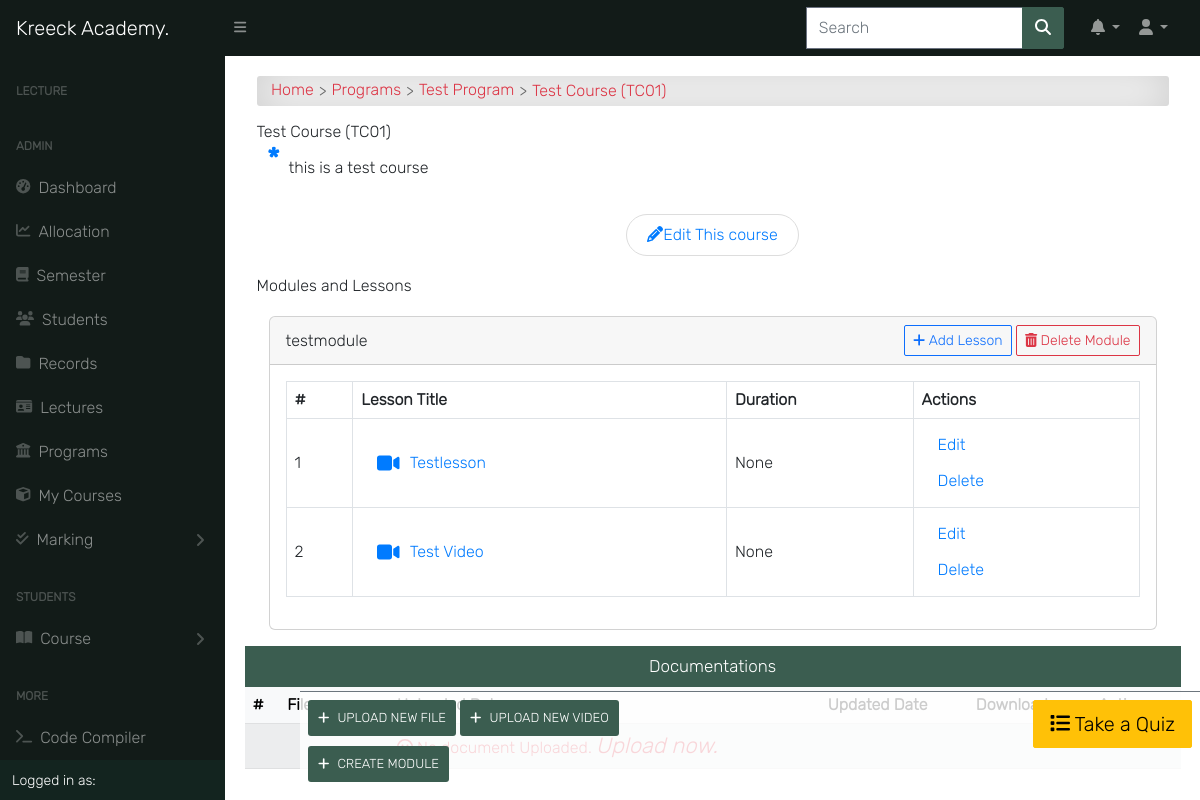
Page /programs/course/test-course/detail/ (signed in) on the committed database.
### course/models.py (models this page shows, shortened)
class Course(models.Model):
    slug = models.SlugField(blank=True, unique=True)
    title = models.CharField(max_length=200, null=True)
    code = models.CharField(max_length=200, unique=True, null=True)
    credit = models.IntegerField(null=True, default=0)
    summary = models.TextField(max_length=200, blank=True, null=True)
    program = models.ForeignKey(Program, on_delete=models.CASCADE)
    level = models.CharField(max_length=25, choices=LEVEL, null=True)
    year = models.IntegerField(choices=YEARS, default=0)
    semester = models.CharField(choices=SEMESTER, max_length=200, null=True, blank=True)
    cohort = models.CharField(choices=COHORT_CHOICES, max_length=200, null=True, blank=True)
    is_elective = models.BooleanField(default=False, blank=True, null=True)
    price = models.DecimalField(max_digits=10, decimal_places=2, default=0.00)
    objects = CourseManager()
    def __str__(self):
        return "{0} ({1})".format(self.title, self.code, self.price)

class Program(models.Model):
    title = models.CharField(max_length=150, unique=True)
    summary = models.TextField(null=True, blank=True)
    objects = ProgramManager()
    def __str__(self):
        return self.title

class Module(models.Model):
    id = models.UUIDField(primary_key=True, default=uuid4, editable=False)
    title = models.CharField(_('Title'), max_length=255)
    course = models.ForeignKey(Course, related_name='modules', on_delete=models.CASCADE)

class UploadVideo(models.Model):
    module = models.ForeignKey(Module, on_delete=models.CASCADE, related_name='lessons', null=True, blank=True)
    title = models.CharField(max_length=100)
    slug = models.SlugField(blank=True, unique=True)
    course = models.ForeignKey(Course, on_delete=models.CASCADE)
    video = models.FileField(upload_to='course_videos/', validators=[FileExtensionValidator(['mp4', 'mkv', 'wmv', '3gp', 'f4v', 'avi', 'mp3'])])
    summary = models.TextField(null=True, blank=True)
    duration = models.DurationField(null=True)
    timestamp = models.DateTimeField(auto_now=False, auto_now_add=True, null=True)
    documents = models.ForeignKey(Upload, on_delete=models.CASCADE, related_name='lesson_documents', null=True, blank=True)
    def __str__(self):
        return str(self.title)
    def get_absolute_url(self):
        return reverse('video_single', kwargs={'slug': self.course.slug, 'video_slug': self.slug})

### course/views.py (the view)
# urls.py: path('course/<slug>/detail/', course_single, name='course_detail'),
@login_required
def course_single(request, slug):
    course = get_object_or_404(Course, slug=slug)
    files = Upload.objects.filter(course__slug=slug)
    videos = UploadVideo.objects.filter(course__slug=slug)
    modules = Module.objects.filter(course=course)
    lecturers = CourseAllocation.objects.filter(courses__pk=course.id)
    return render(request, 'course/course_single.html', {
        'title': course.title,
        'course': course,
        'files': files,
        'videos': videos,
        'modules': modules,
        'lecturers': lecturers,
        'media_url': settings.MEDIA_ROOT,
    })

### templates/course/course_single.html (shortened to what this page needs)
{% extends 'base.html' %}
{% load static %}
{% block content %}
<div class="container">
    <div id="input-nav">
        <a href="{% url 'home' %}" class="primary1">Home</a>
        <a href="{% url 'programs' %}" class="primary1">Programs</a>
        <a href="{% url 'program_detail' course.program.id %}" class="primary1">{{ course.program }}</a>
        {{ course }}
    </div>
    <div class="manage-wrap">
        <div class="row">
            <div class="col ml-auto">
                {% if request.user.is_superuser or request.user.is_lecturer %}
                <a class="add-button" href="{% url 'upload_file_view' course.slug %}"><i class="fas fa-plus"></i>
                    Upload new file
                </a>
                <a class="add-button" href="{% url 'upload_video' course.slug %}"><i class="fas fa-plus"></i>
                    Upload new video
                </a>
                <a class="add-button" href="{% url 'create_module' course.slug %}"><i class="fas fa-plus"></i>
                    Create Module
                </a>
                {% endif %}
            </div>
            <div class="col text-right">
                <a class="btn btn-lg btn-warning" href="{% url 'quiz_index' course.slug %}"><i class="fas fa-list"></i>
                    Take a Quiz
                </a>
            </div>
        </div>
    </div>
    <div class="title">{{ course }}</div>
    <p class="program-description">{{ course.summary }}</p>
    {% if request.user.is_superuser %}
    <div class="btn-flex">
        <a class="edit-btn" href="{% url 'edit_course' course.slug %}">
            <i class="fas fa-pencil-alt"></i><span class="mobile-hide">Edit This course</span>
        </a>
    </div>
    {% endif %}
    <div class="site-section">
        <div class="title">Modules and Lessons</div>
        <br>
        <div class="container">
            {% if modules %}
                {% for module in modules %}
                    <div id="module-{{ module.id }}" class="card mb-3">
                        <div class="card-header d-flex justify-content-between align-items-center">
                            <h6 id="module-title-{{ module.id }}" class="module-title" data-module-id="{{ module.id }}" contenteditable="true">{{ module.title }}</h6>
                            <div>
                                <a href="{% url 'upload_video' course.slug %}?module_id={{ module.id }}" class="add-lesson-button btn btn-sm btn-outline-primary">
                                    <i class="fas fa-plus"></i> Add Lesson
                                </a>
                                <a href="#" class="delete-module-button btn btn-sm btn-outline-danger" data-module-id="{{ module.id }}">
                                    <i class="fas fa-trash-alt"></i> Delete Module
                                </a>
                            </div>
                        </div>
                        <div class="card-body">
                            <table class="table table-bordered">
                                <thead>
                                    <tr>
                                        <th>#</th>
                                        <th>Lesson Title</th>
                                        <th>Duration</th>
                                        <th>Actions</th>
                                    </tr>
                                </thead>
                                <tbody>
                                    {% for lesson in module.lessons.all %}
                                        <tr>
                                            <td>{{ forloop.counter }}</td>
                                            <td>
                                                <a href="{{ lesson.get_absolute_url }}" title="{{ lesson }}">
                                                    <i style="font-size: 20px; padding-right: 10px;" class="fas fa-video"></i>
                                                        {{ lesson.title|title }}
                                                </a>
                                            </td>
                                            <td>{{ lesson.duration }}</td>
                                            <td>
                                                <a href="#" class="update">Edit</a>
                                                <a href="#" class="delete" data-lesson-id="{{ lesson.id }}">Delete</a>
                                            </td>
                                        </tr>
                                    {% empty %}
                                        <tr>
                                            <td colspan="3">No lessons available.</td>
                                        </tr>
                                    {% endfor %}
                                </tbody>
                            </table>
                        </div>
                    </div>
                {% endfor %}
            {% else %}
                <p>No modules available.</p>
                <a class="add-button" href="{% url 'create_module' course.slug %}"><i class="fas fa-plus"></i>
                    Create Module
                </a>
            {% endif %}
        </div>
    </div>
    <div class="row">
        <div class="col-md-12 p-0">
            <p class="form-title m-0">Documentations</p>
            <div class="table-responsive">
                <table class="table table-shadow table-light table-striped m-0">
                    <thead>
                        <tr>
                            <th>#</th>
                            <th>File name</th>
                            <th>Uploaded Date</th>
                            <th>Updated Date</th>
                            <th>Downloads</th>
                            {% if request.user.is_superuser or request.user.is_lecturer %}
                            <th>Actions</th>
                            {% endif %}
                        </tr>
                    </thead>
                    <tbody>
                        {% for file in files %}
                        <tr>
                            <td>{{ forloop.counter }}</td>
                            <td><a href="{{ file.file.url }}" title="{{ file }}">
                                    <i style="font-size: 20px; padding-right: 10px;"
                                        class="fas fa-file-{{ file.get_extension_short }}"></i>
                                    {{ file.title|title }}
                                </a>
                            </td>
                            <td>{{ file.upload_time|date }}</td>
                            <td>{{ file.updated_date|date }}</td>
                            <th>
                                <div>
                                    <a class="downloadBtn" href="{{ file.file.url }}">
                                        <svg class="svgIcon" viewBox="0 0 384 512" height="1em" xmlns="http://www.w3.org/2000/svg"><path d="M169.4 470.6c-12.5 12.5-32.8 12.5-45.3 0l-93.4-93.4c-12.5-12.5-12.5-32.8 0-45.3 12.5-12.5 32.8-12.5 45.3 0l64.4 64.3V40c0-17.7 14.3-32 32-32s32 14.3 32 32v396.7l64.4-64.3c12.5-12.5 32.8-12.5 45.3 0 12.5 12.5 12.5 32.8 0 45.3l-93.4 93.4zM384 64H32C14.3 64 0 78.3 0 96v320c0 17.7 14.3 32 32 32h352c17.7 0 32-14.3 32-32V96c0-17.7-14.3-32-32-32z"/></svg>
                                        Download
                                    </a>
                                </div>
                            </th>
                            {% if request.user.is_superuser or request.user.is_lecturer %}
                            <td>
                                <div class="update-delete">
                                    <a href="{% url 'upload_file_edit' slug=course.slug file_slug=file.slug %}"
                                        class="update" title="Edit">
                                        <i class="fas fa-pencil-alt"></i>
                                    </a>
                                    <a href="{% url 'upload_file_delete' slug=course.slug file_slug=file.slug %}"
                                        class="delete" title="Delete">
                                        <i class="fas fa-trash-alt"></i>
                                    </a>
                                </div>
                            </td>
                            {% endif %}
                            {% empty %}
                        <tr>
                            <td></td>
                            <td>
                                <span class="text-danger">
                                     No document Uploaded.
                                    {% if request.user.is_superuser or request.user.is_lecturer %}
                                    <a href="{% url 'upload_file_view' course.slug %}">
                                        <i class="primary" style="font-size: 22px;">
                                            Upload now.
                                        </i>
                                        {% endif %}
                                    </a>
                                </span>
                            </td>
                            <td></td>
                            <td></td>
                        </tr>
                        {% endfor %}
                    </tbody>
                </table>
            </div>
        </div>
    </div>
</div>
{% endblock content %}

### static/css/all.css (style rules this page uses)
.fa-list:before { content: "\f03a"; }
.fa-plus:before { content: "\f067"; }
.fa-video:before { content: "\f03d"; }

### static/css/style.css (style rules this page uses)
*, body { font-family: "Inter", sans-serif; }
body { background-color: #ffffff; }
.btn { border-radius: 2px; }
.table td, .table th { vertical-align: middle; }
.table tbody > tr > td > a { display: -webkit-box; display: -ms-flexbox; display: flex; color: #007bff; padding: 0.5rem 1rem; -webkit-transition: 0.2s; transition: 0.2s; }
.btn-flex { display: -webkit-box; display: -ms-flexbox; display: flex; -webkit-box-pack: center; -ms-flex-pack: center; justify-content: center; -ms-flex-wrap: wrap; flex-wrap: wrap; margin: 10px auto; }
.text-danger i { font-size: 16px; }
.manage-wrap { position: fixed; bottom: 0; right: 0; left: 300px; padding: 0.5rem; z-index: 10; background-color: rgba(255, 255, 255, 0.8); border-top: 1px solid #6c757d; -webkit-transition: 0.3s; transition: 0.3s; }
#input-nav { display: -webkit-box; display: -ms-flexbox; display: flex; -ms-flex-wrap: wrap; flex-wrap: wrap; -webkit-box-align: center; -ms-flex-align: center; align-items: center; padding: 0.3rem 0.9rem; margin-bottom: 1rem; color: #dc3545; border-radius: 3px; background-color: #fff !important; -webkit-box-shadow: inset 0 0 2.5rem rgba(0, 0, 0, 0.2); box-shadow: inset 0 0 2.5rem rgba(0, 0, 0, 0.2); }
#input-nav a { color: #dc3545; }
#input-nav a::after { content: ">"; color: #666; margin: 0 5px; vertical-align: middle; }
a { color: #666; text-decoration: none; }
.program-description { position: relative; padding: 1rem 2rem; }
.program-description::before { content: "*"; position: absolute; top: 0; left: 10px; color: #007bff; font-weight: bold; font-size: 30px; margin-right: 1rem; }
.update { display: -webkit-inline-box; display: -ms-inline-flexbox; display: inline-flex; margin-right: 1px; padding: 5px; color: #007bff; border-radius: 0.3em; -webkit-transition: 0.2s; transition: 0.2s; }
.delete { display: -webkit-inline-box; display: -ms-inline-flexbox; display: inline-flex; padding: 5px; color: #dc3545; border-radius: 0.3em; -webkit-transition: 0.2s; transition: 0.2s; }
.add-button { display: -webkit-inline-box; display: -ms-inline-flexbox; display: inline-flex; -webkit-box-align: center; -ms-flex-align: center; align-items: center; text-transform: uppercase; text-align: center; background:#3b5d50; color: #fff; padding: 10px; margin-bottom: 10px; cursor: pointer; border-radius: 3px; -webkit-transition: 0.5s; transition: 0.5s; font-size: 13px; }
.add-button .fa-plus { margin-right: 8px; }
.form-title { display: -webkit-box; display: -ms-flexbox; display: flex; -webkit-box-align: center; -ms-flex-align: center; align-items: center; -webkit-box-pack: center; -ms-flex-pack: center; justify-content: center; font-weight: 400; font-size: 17px; padding: 10px; background: #3b5d50; color: #fff; text-align: center; margin-bottom: 15px; }
.edit-btn { font-family: inherit; text-align: center; width: auto; padding: 10px 20px; margin: 10px auto; cursor: pointer; color: #007bff; border: 1px solid #ddd; border-radius: 2rem; }

### rows in the picture
Course: program "Test Program", title+code+price "Test Course (TC01)", summary "this is a test course"
Module: title "testmodule"
UploadVideo: title "Testlesson", duration "None"
UploadVideo: title "Test Video", duration "None"
